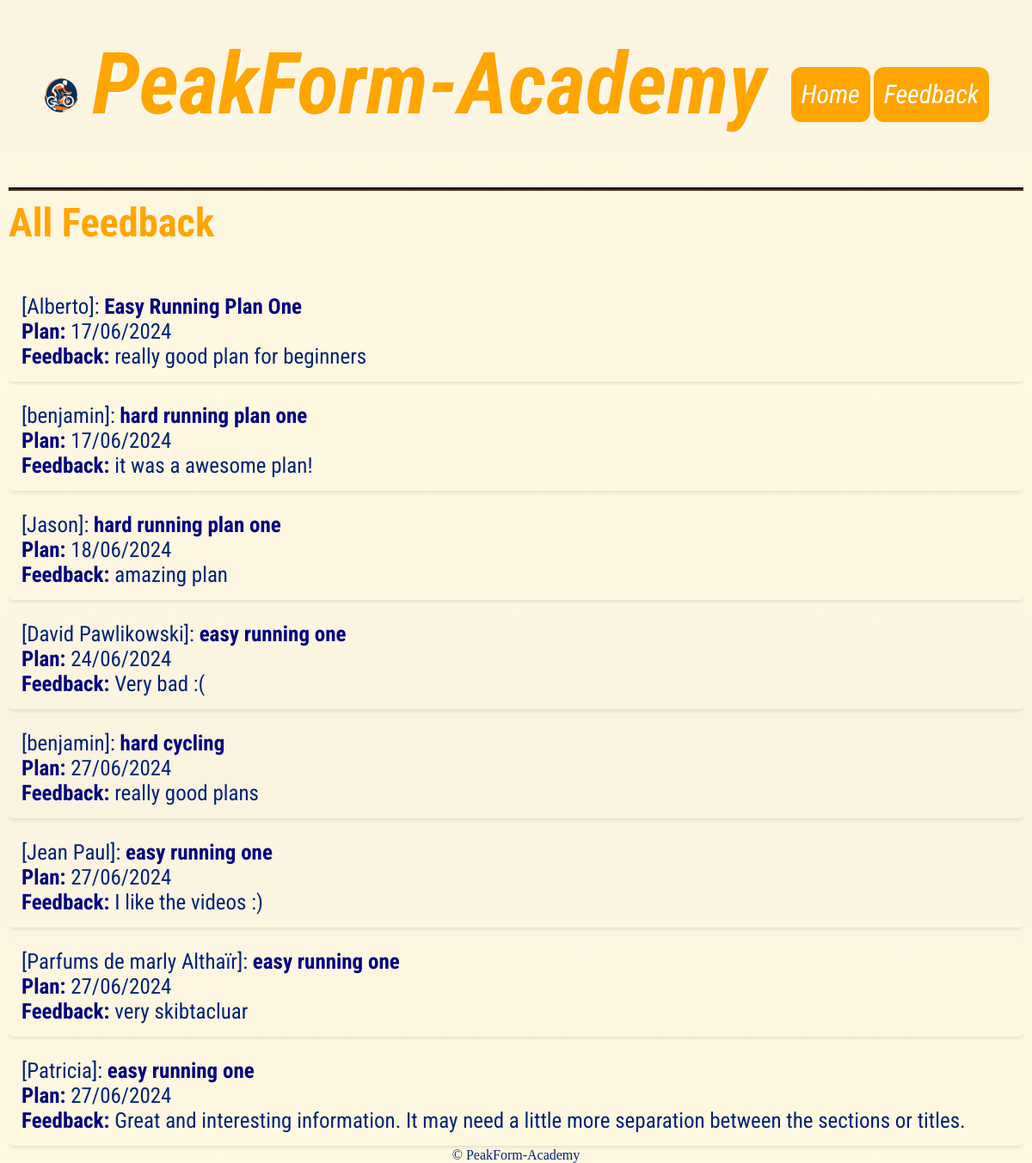
The app's page /DisplayFeedback, older data.
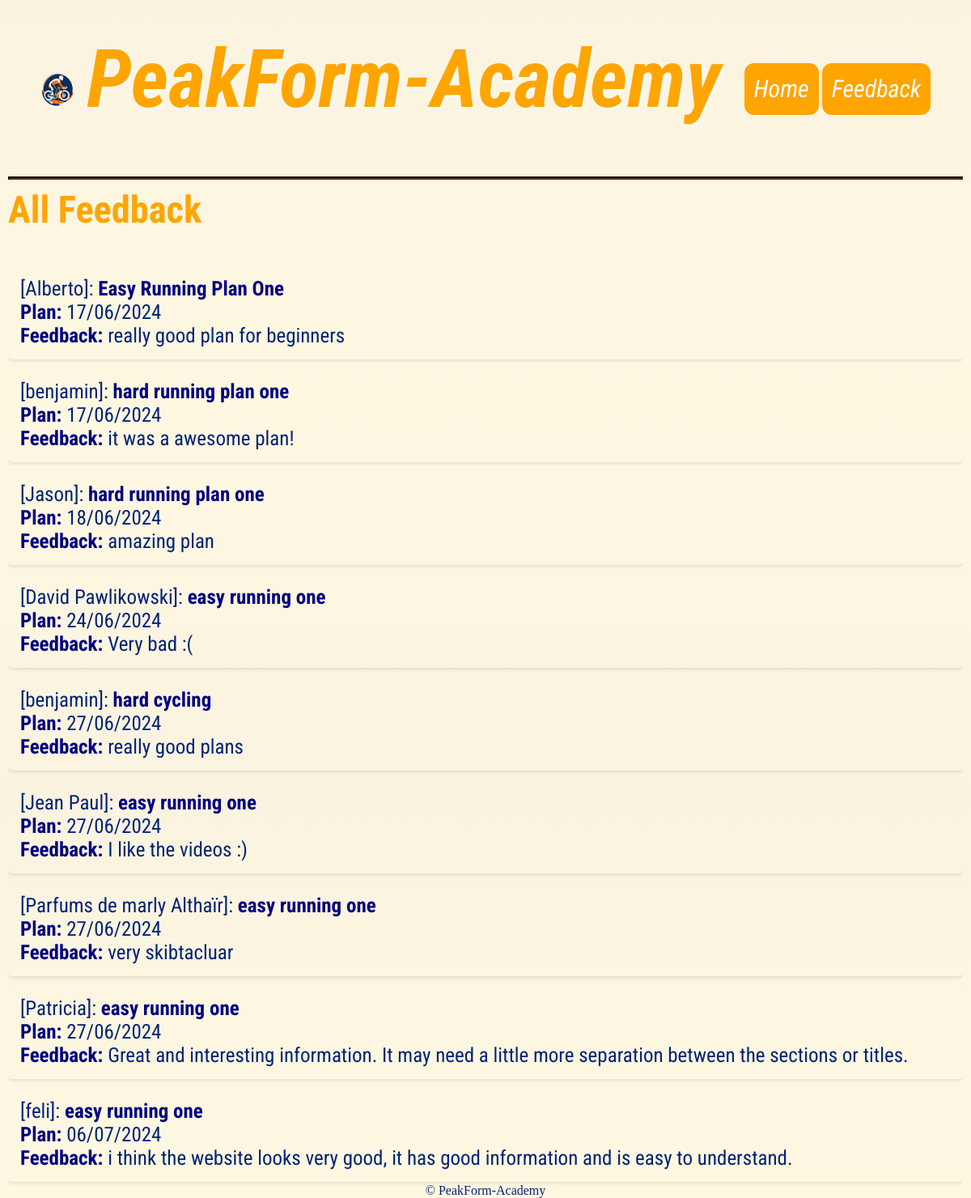
The same page, newer data.
### tables this page shows
CREATE TABLE feedback (
        id INTEGER PRIMARY KEY AUTOINCREMENT,
        username TEXT NOT NULL,
        content TEXT NOT NULL,
        plan TEXT NOT NULL,
        date TIMESTAMP DEFAULT CURRENT_TIMESTAMP
    );

### routes.py (the view)
@app.route('/DisplayFeedback')
def display_feedback():
    conn = sqlite3.connect('PFA.db')
    cursor = conn.cursor()
    cursor.execute('SELECT username, content, date, plan FROM feedback')
    feedbacks = cursor.fetchall()
    conn.close()
    formatted_feedbacks = []
    for feedback in feedbacks:
        username, content, date_str, plan = feedback
        date_str = date_str.split('.')[0]
        formatted_date = datetime.strptime(date_str, '%Y-%m-%d %H:%M:%S').strftime('%d/%m/%Y')
        formatted_feedbacks.append((username, content, formatted_date, plan))
    return render_template('DisplayFeedback.html', feedbacks=formatted_feedbacks)

### templates/DisplayFeedback.html (shortened to what this page needs)
{% extends 'layout.html' %}
{% block content %}
<!DOCTYPE html>
<html lang="en">
<head>
</head>
<body>
    <h1>All Feedback</h1>
    <ul>
        {% for username, content, plan, date in feedbacks %}
            <li>
                 [{{ username }}]: <strong>{{ date }}</strong>
                <br><strong>Plan:</strong> {{ plan }}
                <br><strong>Feedback:</strong> {{ content }}
            </li>
        {% endfor %}
    </ul>
</body>
</html>
{% endblock %}

### templates/layout.html (shortened to what this page needs)
<!DOCTYPE html>
<html lang="en">
<head>
  <link rel="stylesheet" type="text/css" href="/static/css/style.css">
</head>
<body>
  <header>
    <div class="header">
      <left><img src="/static/images/logo-PFA-none.png" width="5%" alt="logo">
      <logo>PeakForm-Academy</logo></left>
      <div class="header-right">
        <a class="button" href="/">Home</a>
        <a href="/DisplayFeedback" class="button">Feedback</a>
      </div>
    </div>
  </header>
  <hr/>
  <main>
    {% block content %}{% endblock %}
  </main>
  <footer>
  © PeakForm-Academy
  </footer>
</body>
</html>

### static/css/style.css (style rules this page uses)
h1 { font-family: 'Roboto Condensed', sans-serif; font-size: 290%; color: orange; clear: both; margin-top: 10px; }
html { background: linear-gradient(#FAF3E0, #FFF8E1,#FAF3E0, #FFF8E1); color: #002379; padding: 2px; }
ul { list-style-type: none; margin: 0; padding: 0; overflow: hidden; position: -webkit-sticky; position: sticky; top: 0; }
.button { background-color: navy; border: none; color: #ADD8E6; padding: 10px 20px; text-align: center; text-decoration: none; display: inline-block; margin: 8px 4px; cursor: pointer; border-radius: 16px; font-family: 'Roboto Condensed', sans-serif; font-style: italic; font-size: 150%; margin-right: 20px; margin-left: 20px; }
a { text-decoration: none; color: #F8F4E1; font-size: 140%; }
.header { overflow: hidden; padding: 60px 40px; border-radius: 12px; color: #002379; display: flex; align-items: center; }
.header logo { color: orange; text-align: center; text-decoration: none; font-size: 100px; line-height: 25px; border-radius: 4px; font-family: 'Roboto Condensed', sans-serif; font-weight: bold; font-style: italic; text-shadow: 2px 2px 4px white; margin-left: 10px; }
.header-right { margin-left: auto; display: flex; align-items: center; }
.header a { background-color: orange; float: left; color: white; text-align: center; padding: 12px; text-decoration: none; font-size: 30px; line-height: 40px; border-radius: 12px; font-family: 'Roboto Condensed', sans-serif; font-style: italic; margin-left: 4px; margin-right: 0; }
.header-right { float: right; }
hr { display: block; border-width: 2px; border-color: #543310; }
footer { display: block; text-align: center; position: fixed; bottom: 0; left: 0; right: 0; }
img { right: 300px; border-radius: 12px; }
footer { color: #002379; }
li strong { color: #ff6600; }
li { margin: 10px 0; padding: 15px; border-radius: 5px; box-shadow: 0 2px 4px rgba(0, 0, 0, 0.1); text-align: left; font-size: 25PX; font-family: 'Roboto Condensed', sans-serif; }
li strong { color: navy; }

Row changes from the older to the newer data that the page shows:
added feedback: username "feli", plan "easy running one", date "06/07/2024", content "i think the website looks very good, it has good information and is easy to understand."
